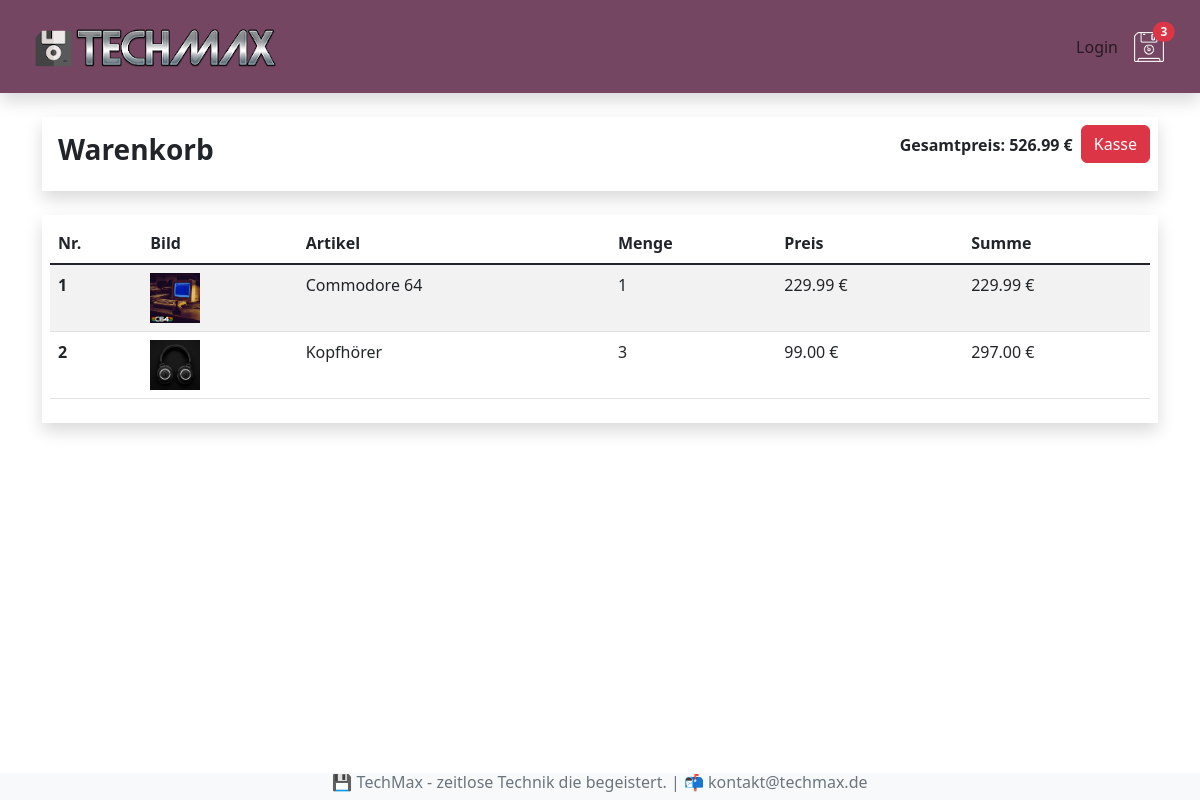
Screenshot of /warenkorb/ (signed in) with the database file from the repository.
### shop/models.py (models this page shows, shortened)
class Bestellung(models.Model):
    kunde = models.ForeignKey(Kunde, on_delete=models.SET_NULL, null=True, blank=True)
    bestelldatum = models.DateTimeField(auto_now_add=True)
    erledigt = models.BooleanField(default=False, null=True, blank=True)
    auftrags_id = models.CharField(max_length=200, null=200)
    @property
    def get_gesamtpreis(self):
        bestellteartikels = self.bestellteartikel_set.all()
        gesamtpreis = sum(artikel.get_summe for artikel in bestellteartikels)
        return gesamtpreis

class BestellteArtikel(models.Model):
    artikel = models.ForeignKey(Artikel, on_delete=models.SET_NULL, null=True, blank=True)
    bestellung = models.ForeignKey(Bestellung, on_delete=models.SET_NULL, null=True, blank=True)
    menge = models.IntegerField(default=0, null=True, blank=True)
    datum = models.DateTimeField(auto_now_add=True)
    @property
    def get_summe(self):
        summe = self.artikel.preis * self.menge
        return summe

class Artikel(models.Model):
    name = models.CharField(max_length=200, null=True)
    beschreibung = models.TextField(null=True, blank=True)
    preis = models.FloatField()
    bild = models.ImageField(null=True, blank=True)

### shop/views.py (the view)
# urls.py: path('warenkorb/', views.warenkorb, name ="warenkorb"),
def warenkorb(request):
    if request.user.is_authenticated:
        kunde = request.user.kunde
        bestellung, created = Bestellung.objects.get_or_create(kunde=kunde, erledigt=False)
        artikels = bestellung.bestellteartikel_set.all()
    else:
        artikels = []
        bestellung = []
    ctx = {"artikels":artikels, "bestellung":bestellung}
    return render(request, 'shop/warenkorb.html',ctx)

### shop/templates/shop/warenkorb.html
{% extends 'shop/index.html' %}
{% load static %}
{% block content %}
  {% if artikels %}
    <div class="row mt-4">
        <div class="col-12">
            <div class="shadow p-2 mb-4">
                <div class="d-flex">
                    <h3 class="me-auto fw-bold p-2">Warenkorb</h3>
                    <p class="fw-bold p-2">Gesamtpreis: {{bestellung.get_gesamtpreis|floatformat:2}} €</p>
                    <p><a class="btn btn-danger" href="{% url 'kasse' %}">Kasse</a></p>
                </div>
            </div>
        </div>
        <div class="col-12">
            <div class="shadow p-2 mb-4">
                <table class="table table-striped table-hover">
                    <thead>
                      <tr>
                        <th scope="col">Nr.</th>
                        <th scope="col">Bild</th>
                        <th scope="col">Artikel</th>
                        <th scope="col">Menge</th>
                        <th scope="col">Preis</th>
                        <th scope="col">Summe</th>
                      </tr>
                    </thead>
                    <tbody class="table-group-divider">
                      {% for artikel in artikels %}
                      <tr>
                        <th scope="row">{{artikel.id}}</th>
                        <td><img src="{{artikel.artikel.bild.url}}" width="50" height="50" alt=""></td>
                        <td>{{artikel.artikel.name}}</td>
                        <td>{{artikel.menge}}</td>
                        <td>{{artikel.artikel.preis|floatformat:2}} €</td>
                        <td>{{artikel.get_summe|floatformat:2}} €</td>
                      </tr>
                      {% endfor %}
                    </tbody>
                  </table>
            </div>
        </div>
    </div>
    {% else %}
    <h2>Dein Warenkorb ist leer!</h2>
    {% endif %}
{% endblock content %}

### rows the page displays
Bestellung: get_gesamtpreis "526.99"
BestellteArtikel: id "1", artikel.bild (picture), artikel.name "Commodore 64", menge "1", artikel.preis "229.99", get_summe "229.99"
BestellteArtikel: id "2", artikel.bild (picture), artikel.name "Kopfhörer", menge "3", artikel.preis "99.00", get_summe "297.00"
